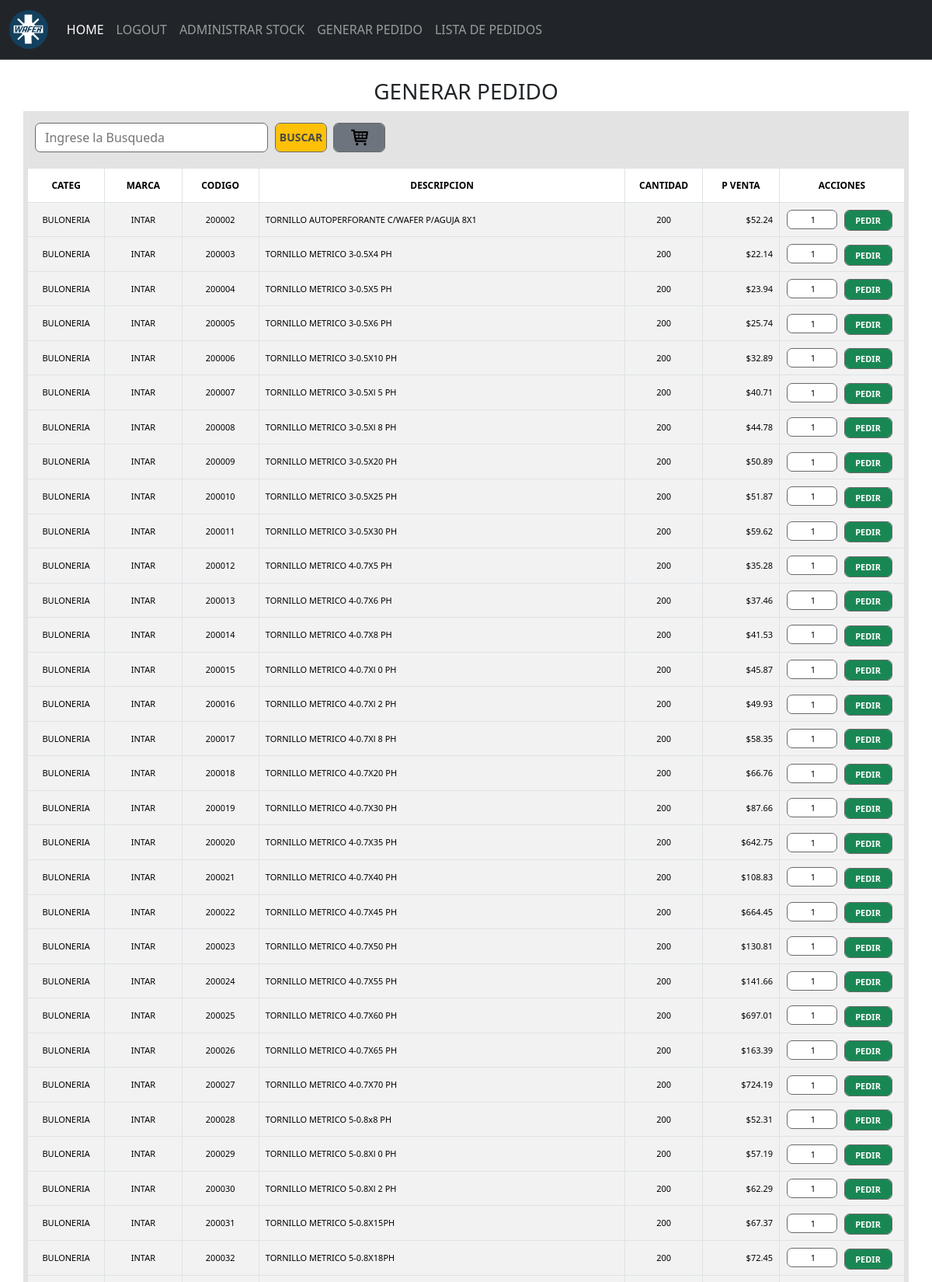
Screenshot of /pedidos/ (signed in, upper part) with the database file from the repository.
### stock/models.py (models this page shows, shortened)
class Producto(models.Model):
    categoria = models.ForeignKey(Categorias, on_delete=models.CASCADE)
    marca = models.ForeignKey(Marcas, on_delete=models.CASCADE)
    codigo = models.IntegerField()
    descripcion = models.CharField(max_length = 150)
    cantidad = models.IntegerField()
    precioCosto = models.FloatField(default=0.0)
    iva = models.ForeignKey(Iva, default=1, on_delete=models.CASCADE)
    utilidad = models.ForeignKey(Utilidad, on_delete=models.CASCADE)
    precioPublico= models.FloatField(default=0.0)

class Categorias (models.Model):
    catNom = models.CharField(max_length = 50)
    catDescripcion= models.CharField(max_length=100)

class Marcas(models.Model):
    marcaNom = models.CharField(max_length = 50)
    marcaDescripcion= models.CharField(max_length=100)

### stock/views.py (the view)
# urls.py: path('pedidos/', views.pedidos, name='pedidos'),
@login_required
def pedidos(request):
    formBusq = ProductoBusqueda()
    formCant= ProductoCantidad(initial={'cantidad': 1})
    productos = Producto.objects.all()
    formCant= ProductoCantidad(initial={'cantidad': 1})
    for producto in productos:
        producto.precioPublico= floatformat((producto.precioCosto*producto.iva.ivaValor)*producto.utilidad.utilValor,2)
    return render(request, 'pedidos.html', {
        'formBusq': formBusq,
        'formCant':formCant,
        'productos': productos
        })

### stock/forms.py
class ProductoBusqueda(forms.Form):
    descripcion = forms.CharField(
        max_length=50,
        label= '',
        widget=forms.TextInput(attrs={'class': 'form-control-outline','style': 'width: 300px;','placeholder':'Ingrese la Busqueda'})
    )

class ProductoCantidad(forms.Form):
    cantidad = forms.IntegerField(
        max_value=9999,
        min_value=0,
        label='',
        widget=forms.NumberInput(attrs={'class': 'form-control-outline','style': 'width: 65px; height: 25px; text-align: right'})
    )

### stock/context_processor.py (called while the page is built)
def total_carrito(request):
    total = 0
    if request.user.is_authenticated:
        if "carrito" in request.session.keys():
            for key, value in request.session["carrito"].items():
                total += float(value["acumulado"])
    total = round(total, 2)
    return {"total_carrito": total}

### stock/templates/pedidos.html (shortened to what this page needs)
{% extends 'base.html' %} {% block content %} {% load static %}
<link rel="stylesheet" href="{% static '/css/pedidos.css' %}">
<div class="container">
    <div class="row">
        <div class="col-12">
            <h3>GENERAR PEDIDO</h3>
        </div>
    </div>
    <div class="row">
        <div class="col-md-12 d-flex align-items-center" style="background-color:  #e3e3e3; padding: 5px;">
            <form class="d-flex align-items-center" method="post" action="{% url 'buscarp' %}" style="padding: 5px;">
                <div class="d-flex align-items-center justify-content-center" style="padding: 5px;">
                    {{ formBusq }}
                </div>
                <div style="padding: 5px;">
                    <button type="submit" class="btn btn-warning">BUSCAR</button>
                </div>
            </form>
            <div>
                <button id="toggle-cart-btn" class="btn btn-secondary"><img src="{% static '/images/shoppingcart_80945.svg' %}" height="22px" alt="Carrito de compras"></button>
            </div>
        </div>
    </div>
    <div class="row">
        <div class="col-12" style="background-color: #e3e3e3; padding: 5px;">
            <div class="table-responsive">
                <table id="tabla" class="table table-striped table-bordered table-hover">
                    <thead>
                        <tr class="encabezados">
                            <th scope="col">CATEG</th>
                            <th scope="col">MARCA</th>
                            <th scope="col">CODIGO</th>
                            <th scope="col" class="text-center">DESCRIPCION</th>
                            <th scope="col">CANTIDAD</th>
                            <th scope="col" class="text-center">P VENTA</th>
                            <th scope="col">ACCIONES</th>
                        </tr>
                    </thead>
                    {% for producto in productos %}
                    <tbody>
                        <tr class="contenido">
                            <td scope="row" class="columCategoria">{{ producto.categoria.catNom }}</td>
                            <td class="columMarca">{{ producto.marca.marcaNom }}</td>
                            <td class="columNum">{{ producto.codigo }}</td>
                            <td class="columDescripcion">{{ producto.descripcion }}</td>
                            <td class="columNum" id="cantidad{{ producto.id }}">{{ producto.cantidad }}</td>
                            <td class="columMoneda">${{ producto.precioPublico}}</td>
                            <td class="centrarbotones">
                                <div class="row">
                                    <form method="post" action="{% url 'agregar' id=producto.id %}" class="custom-form">
                                        <div class="col">
                                            {{ formCant }}
                                        </div>
                                        <div class="col">
                                            <button type="submit" class="btn btn-success">PEDIR</button>
                                        </div>
                                    </form>
                                </div>
                            </td>
                        </tr>
                    </tbody>
                    {% endfor %}
                </table>
            </div>
        </div>
    </div>
</div>
{% endblock %}

### stock/static/css/pedidos.css (style rules this page uses)
.col-12 { text-align: center; }
.columMoneda { text-align: right; }
.columNum { text-align: center; }
.columCategoria { text-align: center; }
.columMarca { text-align: center; }
.columDescripcion { text-align: center; }
.custom-form { display: flex; align-items: center; }
.custom-form .col { margin-right: 5px; }
.table { font-size: 11px; width: 100%; border-collapse: collapse; line-height: 27px; padding: 2px; }
.table-responsive { text-align: center; align-items: center; }
.table td:nth-child(1), .table th:nth-child(1) { width: 8%; }
.table td:nth-child(2), .table th:nth-child(2) { width: 8%; }
.table td:nth-child(3), .table th:nth-child(3) { width: 8%; }
.table td:nth-child(4), .table th:nth-child(4) { width: 38%; text-align: left; }
.table td:nth-child(5), .table th:nth-child(5) { width: 8%; text-align: center; }
.table td:nth-child(6), .table th:nth-child(6) { width: 8%; text-align: right; }
.table td:nth-child(7), .table th:nth-child(7) { width: 8%; }
.btn-success { width: 60px; height: 25px; ; padding: 1px; font-size: 11px; font-weight: bold; text-align: center; line-height: 22px; justify-content: center; vertical-align: middle; outline-color: dimgrey; outline-style: solid; outline-width: 1px; }
.btn-warning { width: 65px; height: 36px; ; padding: 1px; font-size: 14px; font-weight: bold; text-align: center; line-height: 18px; justify-content: center; vertical-align: middle; outline-color: dimgrey; outline-style: solid; outline-width: 1px; color: rgb(73, 73, 73); }
.btn-secondary { width: 65px; height: 36px; ; padding: 1px; font-size: 14px; font-weight: bold; text-align: center; line-height: 18px; justify-content: center; vertical-align: middle; outline-color: dimgrey; outline-style: solid; outline-width: 1px; color: rgb(73, 73, 73); }
.encabezados { text-align: center; }
.form-control-outline { width: 400px; border: 1px solid dimgrey; padding: 0.375rem 0.75rem; border-radius: 7px; }
th { font-size: 12px; }
td { font-size: 11px; }

### rows the page displays
Producto: categoria.catNom "BULONERIA", marca.marcaNom "INTAR", codigo "200002", descripcion "TORNILLO AUTOPERFORANTE C/WAFER P/AGUJA 8X1", cantidad "200", precioPublico "52.24", cantidad "1"
Producto: categoria.catNom "BULONERIA", marca.marcaNom "INTAR", codigo "200003", descripcion "TORNILLO METRICO 3-0.5X4 PH", cantidad "200", precioPublico "22.14", cantidad "1"
Producto: categoria.catNom "BULONERIA", marca.marcaNom "INTAR", codigo "200004", descripcion "TORNILLO METRICO 3-0.5X5 PH", cantidad "200", precioPublico "23.94", cantidad "1"
Producto: categoria.catNom "BULONERIA", marca.marcaNom "INTAR", codigo "200005", descripcion "TORNILLO METRICO 3-0.5X6 PH", cantidad "200", precioPublico "25.74", cantidad "1"
Producto: categoria.catNom "BULONERIA", marca.marcaNom "INTAR", codigo "200006", descripcion "TORNILLO METRICO 3-0.5X10 PH", cantidad "200", precioPublico "32.89", cantidad "1"
Producto: categoria.catNom "BULONERIA", marca.marcaNom "INTAR", codigo "200007", descripcion "TORNILLO METRICO 3-0.5Xl 5 PH", cantidad "200", precioPublico "40.71", cantidad "1"
Producto: categoria.catNom "BULONERIA", marca.marcaNom "INTAR", codigo "200008", descripcion "TORNILLO METRICO 3-0.5Xl 8 PH", cantidad "200", precioPublico "44.78", cantidad "1"
Producto: categoria.catNom "BULONERIA", marca.marcaNom "INTAR", codigo "200009", descripcion "TORNILLO METRICO 3-0.5X20 PH", cantidad "200", precioPublico "50.89", cantidad "1"
Producto: categoria.catNom "BULONERIA", marca.marcaNom "INTAR", codigo "200010", descripcion "TORNILLO METRICO 3-0.5X25 PH", cantidad "200", precioPublico "51.87", cantidad "1"
Producto: categoria.catNom "BULONERIA", marca.marcaNom "INTAR", codigo "200011", descripcion "TORNILLO METRICO 3-0.5X30 PH", cantidad "200", precioPublico "59.62", cantidad "1"
Producto: categoria.catNom "BULONERIA", marca.marcaNom "INTAR", codigo "200012", descripcion "TORNILLO METRICO 4-0.7X5 PH", cantidad "200", precioPublico "35.28", cantidad "1"
Producto: categoria.catNom "BULONERIA", marca.marcaNom "INTAR", codigo "200013", descripcion "TORNILLO METRICO 4-0.7X6 PH", cantidad "200", precioPublico "37.46", cantidad "1"
Producto: categoria.catNom "BULONERIA", marca.marcaNom "INTAR", codigo "200014", descripcion "TORNILLO METRICO 4-0.7X8 PH", cantidad "200", precioPublico "41.53", cantidad "1"
Producto: categoria.catNom "BULONERIA", marca.marcaNom "INTAR", codigo "200015", descripcion "TORNILLO METRICO 4-0.7Xl 0 PH", cantidad "200", precioPublico "45.87", cantidad "1"
Producto: categoria.catNom "BULONERIA", marca.marcaNom "INTAR", codigo "200016", descripcion "TORNILLO METRICO 4-0.7Xl 2 PH", cantidad "200", precioPublico "49.93", cantidad "1"
Producto: categoria.catNom "BULONERIA", marca.marcaNom "INTAR", codigo "200017", descripcion "TORNILLO METRICO 4-0.7Xl 8 PH", cantidad "200", precioPublico "58.35", cantidad "1"
Producto: categoria.catNom "BULONERIA", marca.marcaNom "INTAR", codigo "200018", descripcion "TORNILLO METRICO 4-0.7X20 PH", cantidad "200", precioPublico "66.76", cantidad "1"
Producto: categoria.catNom "BULONERIA", marca.marcaNom "INTAR", codigo "200019", descripcion "TORNILLO METRICO 4-0.7X30 PH", cantidad "200", precioPublico "87.66", cantidad "1"
Producto: categoria.catNom "BULONERIA", marca.marcaNom "INTAR", codigo "200020", descripcion "TORNILLO METRICO 4-0.7X35 PH", cantidad "200", precioPublico "642.75", cantidad "1"
Producto: categoria.catNom "BULONERIA", marca.marcaNom "INTAR", codigo "200021", descripcion "TORNILLO METRICO 4-0.7X40 PH", cantidad "200", precioPublico "108.83", cantidad "1"
Producto: categoria.catNom "BULONERIA", marca.marcaNom "INTAR", codigo "200022", descripcion "TORNILLO METRICO 4-0.7X45 PH", cantidad "200", precioPublico "664.45", cantidad "1"
Producto: categoria.catNom "BULONERIA", marca.marcaNom "INTAR", codigo "200023", descripcion "TORNILLO METRICO 4-0.7X50 PH", cantidad "200", precioPublico "130.81", cantidad "1"
Producto: categoria.catNom "BULONERIA", marca.marcaNom "INTAR", codigo "200024", descripcion "TORNILLO METRICO 4-0.7X55 PH", cantidad "200", precioPublico "141.66", cantidad "1"
Producto: categoria.catNom "BULONERIA", marca.marcaNom "INTAR", codigo "200025", descripcion "TORNILLO METRICO 4-0.7X60 PH", cantidad "200", precioPublico "697.01", cantidad "1"
Producto: categoria.catNom "BULONERIA", marca.marcaNom "INTAR", codigo "200026", descripcion "TORNILLO METRICO 4-0.7X65 PH", cantidad "200", precioPublico "163.39", cantidad "1"
Producto: categoria.catNom "BULONERIA", marca.marcaNom "INTAR", codigo "200027", descripcion "TORNILLO METRICO 4-0.7X70 PH", cantidad "200", precioPublico "724.19", cantidad "1"
Producto: categoria.catNom "BULONERIA", marca.marcaNom "INTAR", codigo "200028", descripcion "TORNILLO METRICO 5-0.8x8 PH", cantidad "200", precioPublico "52.31", cantidad "1"
Producto: categoria.catNom "BULONERIA", marca.marcaNom "INTAR", codigo "200029", descripcion "TORNILLO METRICO 5-0.8Xl 0 PH", cantidad "200", precioPublico "57.19", cantidad "1"
Producto: categoria.catNom "BULONERIA", marca.marcaNom "INTAR", codigo "200030", descripcion "TORNILLO METRICO 5-0.8Xl 2 PH", cantidad "200", precioPublico "62.29", cantidad "1"
Producto: categoria.catNom "BULONERIA", marca.marcaNom "INTAR", codigo "200031", descripcion "TORNILLO METRICO 5-0.8X15PH", cantidad "200", precioPublico "67.37", cantidad "1"
Producto: categoria.catNom "BULONERIA", marca.marcaNom "INTAR", codigo "200032", descripcion "TORNILLO METRICO 5-0.8X18PH", cantidad "200", precioPublico "72.45", cantidad "1"
